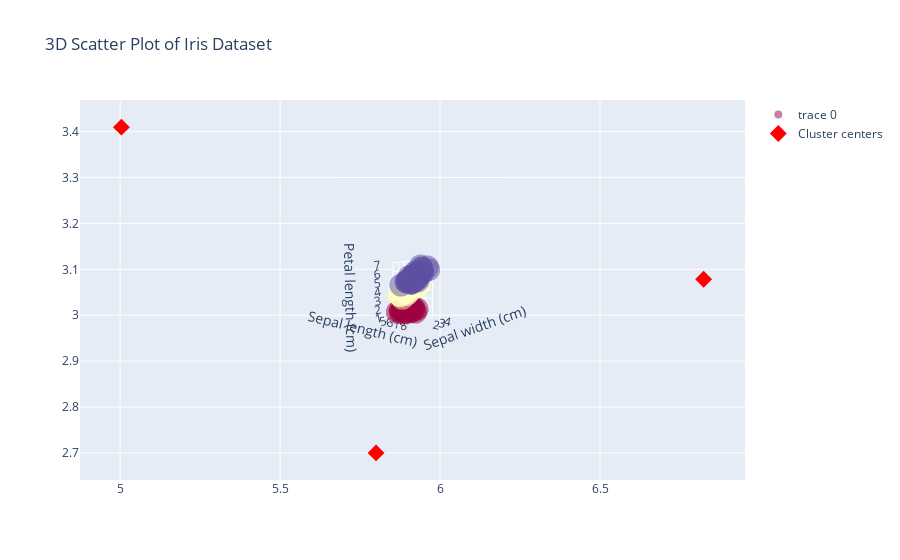

This figure's notebook cell:
### Code cell
import plotly.graph_objs as go
import plotly.io as pio
from sklearn.datasets import load_iris
import pandas as pd

# Load the Iris dataset
iris = load_iris()

# Create a DataFrame from the Iris dataset
iris_df = pd.DataFrame(data=iris.data, columns=iris.feature_names)

# Add the target column (species)
iris_df['iris_target'] = iris.target


# Create a 3D scatter plot
scatter_3d = go.Scatter3d(
    x=iris_df['sepal length (cm)'],
    y=iris_df['sepal width (cm)'],
    z=iris_df['petal length (cm)'],
    mode='markers',
    marker=dict(
        size=8,
        color=iris_df['iris_target'],
        colorscale='Spectral',
        opacity=0.5
    ),
    text=iris.target_names[iris_df['iris_target']],
    hoverinfo='text'
)

# Create a scatter plot for cluster centers (only for the first two components)
cluster_centers = go.Scatter(
    x=model.cluster_centers_[:, 0],
    y=model.cluster_centers_[:, 1],
    mode='markers',
    marker=dict(
        size=13,
        color='red',
        symbol='diamond'
    ),
    name='Cluster centers'
)

# Define layout
layout = go.Layout(
    title='3D Scatter Plot of Iris Dataset',
    scene=dict(
        xaxis=dict(title='Sepal length (cm)'),
        yaxis=dict(title='Sepal width (cm)'),
        zaxis=dict(title='Petal length (cm)')
    )
)

# Create figure
fig = go.Figure(data=[scatter_3d, cluster_centers], layout=layout)

# Show plot
pio.show(fig)

### Figure 1 — Plotly figure (JSON) as saved in the notebook; plotly's stock layout.template omitted (floating-point values rounded to 4 significant figures; data arrays with more than 128 entries replaced by an {"elided": "..."} marker saying what was removed)
{"data": [{"hoverinfo": "text", "marker": {"color": {"elided": "150 int values"}, "colorscale": [[0, "rgb(158,1,66)"], [0.1, "rgb(213,62,79)"], [0.2, "rgb(244,109,67)"], [0.3, "rgb(253,174,97)"], [0.4, "rgb(254,224,139)"], [0.5, "rgb(255,255,191)"], [0.6, "rgb(230,245,152)"], [0.7, "rgb(171,221,164)"], [0.8, "rgb(102,194,165)"], [0.9, "rgb(50,136,189)"], [1, "rgb(94,79,162)"]], "opacity": 0.5, "size": 8}, "mode": "markers", "text": {"elided": "150 str values"}, "type": "scatter3d", "x": {"elided": "150 float values"}, "y": {"elided": "150 float values"}, "z": {"elided": "150 float values"}}, {"marker": {"color": "red", "size": 13, "symbol": "diamond"}, "mode": "markers", "name": "Cluster centers", "type": "scatter", "x": [5.004, 5.8, 6.824], "y": [3.41, 2.7, 3.078]}], "layout": {"autosize": true, "scene": {"aspectmode": "auto", "aspectratio": {"x": 0.9709, "y": 0.6473, "z": 1.591}, "camera": {"center": {"x": 0, "y": 0, "z": 0}, "eye": {"x": 8.541, "y": -9.916, "z": 2.265}, "projection": {"type": "perspective"}, "up": {"x": 0.02297, "y": 0.009922, "z": 0.9997}}, "xaxis": {"title": {"text": "Sepal length (cm)"}, "type": "linear"}, "yaxis": {"title": {"text": "Sepal width (cm)"}, "type": "linear"}, "zaxis": {"title": {"text": "Petal length (cm)"}, "type": "linear"}}, "title": {"text": "3D Scatter Plot of Iris Dataset"}, "xaxis": {"autorange": true, "range": [4.881, 6.947], "type": "linear"}, "yaxis": {"autorange": true, "range": [2.617, 3.493], "type": "linear"}}}
